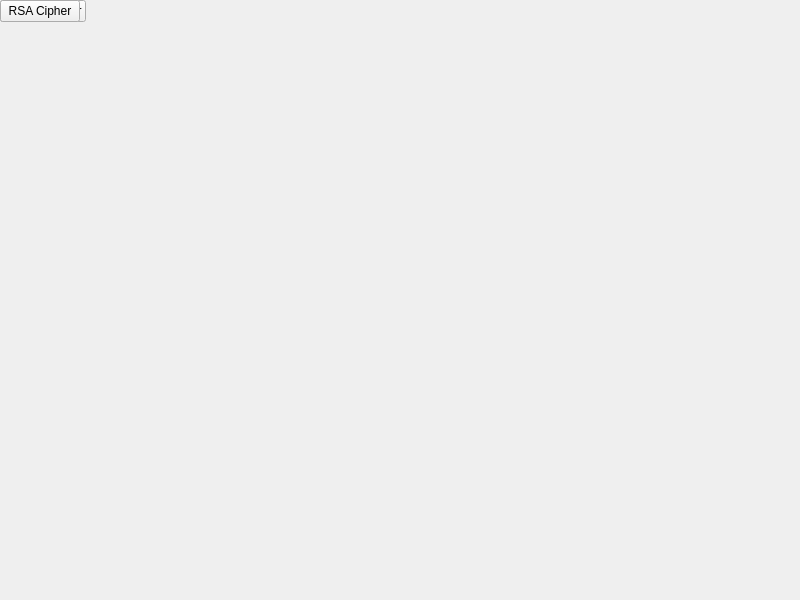
<?xml version="1.0" encoding="UTF-8"?>
<ui version="4.0">
 <class>MainWindow</class>
 <widget class="QMainWindow" name="MainWindow">
  <property name="geometry">
   <rect>
    <x>0</x>
    <y>0</y>
    <width>800</width>
    <height>600</height>
   </rect>
  </property>
  <property name="windowTitle">
   <string>MainWindow</string>
  </property>
  <widget class="QWidget" name="centralwidget">
   <widget class="QStackedWidget" name="stackedWidget">
    <property name="geometry">
     <rect>
      <x>10</x>
      <y>10</y>
      <width>400</width>
      <height>300</height>
     </rect>
    </property>
   </widget>
   <widget class="QPushButton" name="btn_ceasar">
    <property name="text">
     <string>Ceasar Cipher</string>
    </property>
   </widget>
   <widget class="QPushButton" name="btn_rsa">
    <property name="text">
     <string>RSA Cipher</string>
    </property>
   </widget>
  </widget>
  <menuBar class="QMenuBar" name="menubar"/>
  <statusBar class="QStatusBar" name="statusbar"/>
 </widget>
 <resources/>
 <connections/>
</ui>
